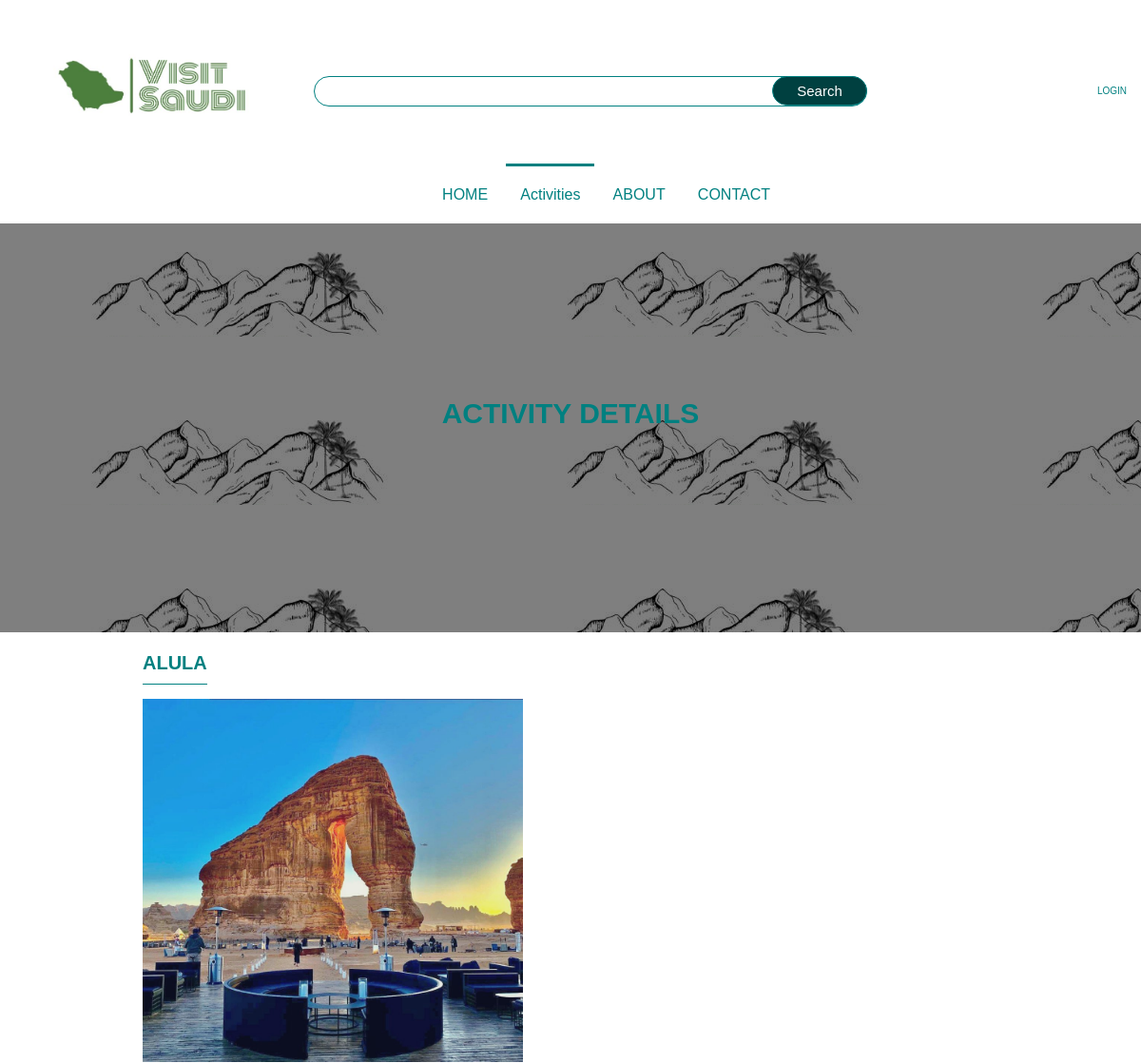
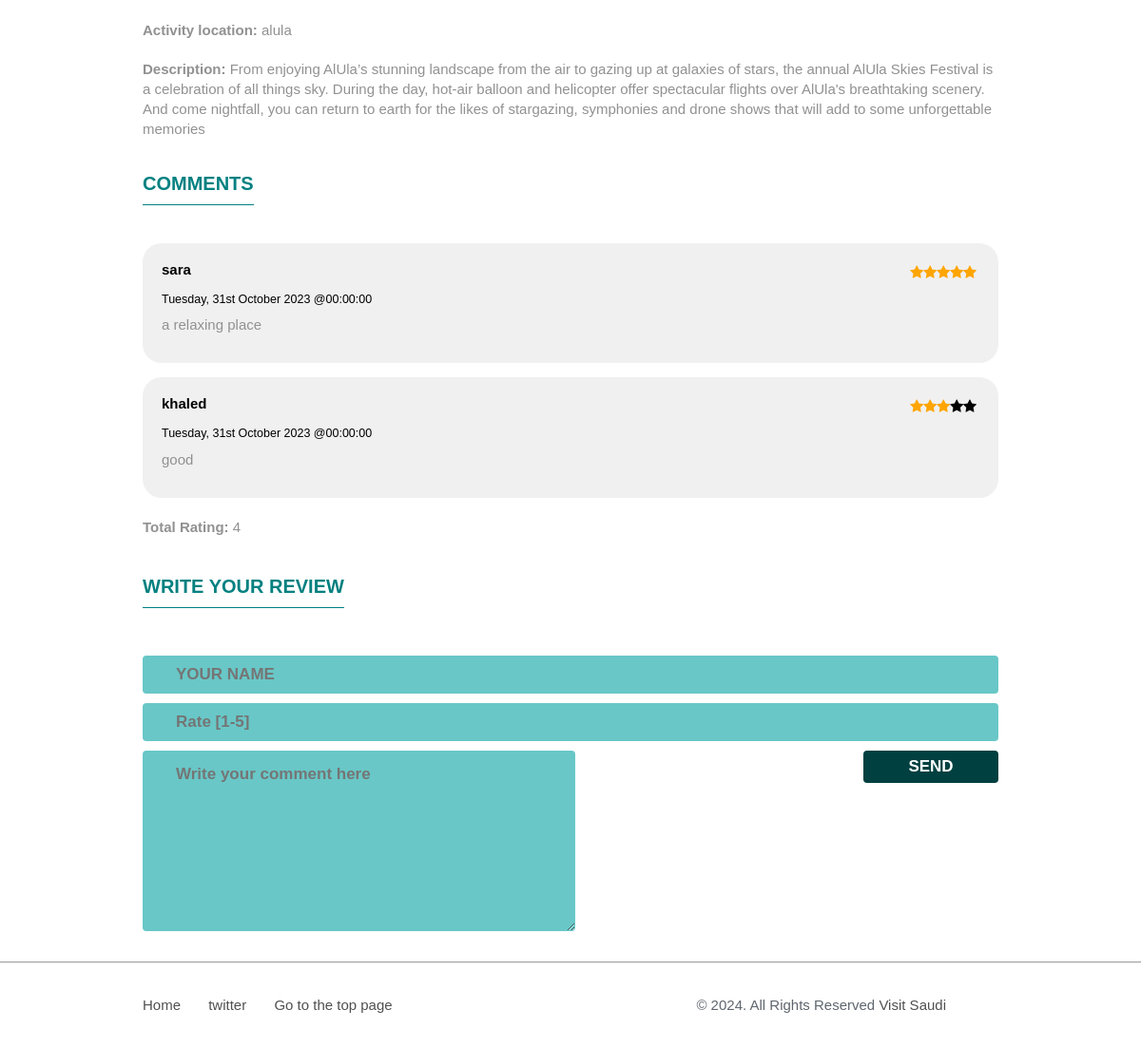
The page /Activity-info.php?id=11 on the database its author committed (2 pictures, top to bottom).
### tables this page shows
CREATE TABLE `item` (
  `id` int(11) NOT NULL,
  `name` varchar(50) NOT NULL,
  `logo` varchar(50) NOT NULL,
  `description` text NOT NULL,
  `categoryID` int(11) NOT NULL,
  `location` varchar(50) NOT NULL,
  `rating` int(11) NOT NULL
);

CREATE TABLE `review` (
  `id` int(11) NOT NULL,
  `item_id` int(11) NOT NULL,
  `name` varchar(20) NOT NULL,
  `body` varchar(50) NOT NULL,
  `rating` int(11) NOT NULL,
  `date` date NOT NULL
);

### Activity-info.php (the view, shortened to what this page needs)
<?php
$servername = "localhost";
$username = "root";
$password = "";
$dbname = "visitsaudi";
$conn = new mysqli($servername, $username, $password, $dbname ,$port = 3307
);
$id = $_GET['id'];
$sql = "SELECT * FROM item WHERE id=" . $id;
$result = $conn->query($sql);
$activity = null;
if ($result->num_rows > 0) {
    $activity = $result->fetch_assoc();
}
$reviewsQuery = "SELECT * FROM review WHERE item_id = " . $id;
$reviewsResult = $conn->query($reviewsQuery);
$reviews = array();
$totalRating = 0;
if ($reviewsResult->num_rows > 0) {
    while ($row = $reviewsResult->fetch_assoc()) {
        $reviews[] = $row;
    }
}
?>
<!DOCTYPE html>
<html>
<head>
    <link rel="stylesheet" href="./css/style.css" type="text/css" />
    <link rel="stylesheet" href="https://cdnjs.cloudflare.com/ajax/libs/font-awesome/4.7.0/css/font-awesome.min.css">
</head>
<body id="up">
    <div class="container">
        <header class="site-header">
            <section class="top-header">
                <div class="logo"><img src="pics/logo.jpg" width="300" height="150" alt=""></div>
                <div class="search">
                    <form action="#" method="get">
                        <input type="text" value="" id="search" name="search">
                        <input type="submit" id="searchsubmit" value="Search">
                    </form>
                </div>
                <div class="top-header-right menu-content">
                    <ul class="user_menu">
                        <li><a href="login.php">LOGIN</a></li>
                    </ul>
                </div>
            </section>
            <section class="menu">
                <div class="menu-content">
                    <ul id="menu">
                        <li><a href="index.php">HOME</a></li>
                        <li class="active"><a href="Activity-cat.php">Activities</a></li>
                        <li><a href="aboutUs2.php">ABOUT</a></li>
                        <li><a href="contact.php">CONTACT</a></li>
                    </ul>
                </div>
            </section>
        </header>
        <section class="page-header" id="home">
            <div class="opacity"></div>
            <div class="content">
                <div class="text">
                    <h1><br><span>Activity Details</span></h1>
                </div>
            </div>
        </section>
        <section class="page-content" id="page-content">
            <div class="Activity-info">
                <div class="info">
                    <h3 class="title"><?= $activity['name'] ?></h3>
					  <br>
                    <?php if ($activity) { ?>
			         <img width="400" src="pics/<?= $activity['logo'] ?>" alt="Activity Image" />
                        <p><strong>Activity location: </strong><?= $activity['location'] ?></p>
                        <p><strong>Description: </strong><?= $activity['description'] ?></p>
                    <?php } else { ?>
                        <p><strong>Activity not found</strong></p>
                    <?php } ?>
               <div id="reviews">
			   <br>
            <h3>Comments</h3>
    <div class="reviews-list">
        <?php
        if ($reviews) {
            foreach ($reviews as $review) {
			                   $totalRating += $review["rating"];
                echo '<article>';
                echo '<header>';
                echo '<div class="rating">';
                $rating = $review["rating"];
                for ($i = 1; $i <= 5; $i++) {
                    if ($i <= $rating) {
                        echo '<span class="fa fa-star checked"></span>';
                    } else {
                        echo '<span class="fa fa-star"></span>';
                    }
                }
                echo '</div>';
                echo '<div class="user">' . $review["name"] . '</div>';
                echo '<time datetime="' . $review["date"] . '">' . date('l, jS F Y @H:i:s', strtotime($review["date"])) . '</time>';
                echo '</header>';
                echo '<div class="review">';
                echo '<p>' . $review["body"] . '</p>';
                echo '</div>';
                echo '</article>';
            }
        } else {
            echo "<p>No reviews available.</p>";
        }
		$averageRating = count($reviews) > 0 ? $totalRating / count($reviews) : 0;
        ?>
        <p><strong>Total Rating: </strong><?= $averageRating ?></p>
    </div>
                </div>
               <div class="new-review">
        <h3>Write Your Review</h3>
        <div class="form">
            <form action="submit_review.php" method="post">
                <input type="text" name="name" id="name" placeholder="YOUR NAME" required />
                <input type="number" name="rating" id="rating" min="1" max="5" placeholder="Rate [1-5]" required />
                <textarea id="body" name="body" placeholder="Write your comment here" required></textarea>
                <input class="button" type="submit" value="SEND" />
            </form>
        </div>
    </div>
</div>
            </div>
        </section>
        <section class="footer">
            <div class="margin">
                <div class="menu-footer">
                    <a href="index.php">Home</a>
                    <a href="http://www.twitter.com">twitter</a>
                    <a href="#up"> Go to the top page </a>
                </div>
                <div class="copyright">©
                    <script type="text/javascript">document.write(new Date().getFullYear());</script>. All Rights
                    Reserved <a href="index.php"> Visit Saudi</a>
                </div>
            </div>
        </section>
    </div>
</body>
</html>

### rows shown on the page
item: name "ALULA", logo (picture), location "alula", description "From enjoying AlUla’s stunning landscape from the air to gazing up at galaxies of stars, the annual AlUla Skies Festival is a celebration of all things sky. During the day, hot-air balloon and helicopter offer spectacular flights over AlUla's breathtaking scenery. And come nightfall, you can return to earth for the likes of stargazing, symphonies and drone shows that will add to some unforgettable memories"
review: rating 5 (drawn), name "sara", date "Tuesday, 31st October 2023 @00:00:00", body "a relaxing place"
review: rating 3 (drawn), name "khaled", date "Tuesday, 31st October 2023 @00:00:00", body "good"

### other values the page prints
$averageRating "4"
